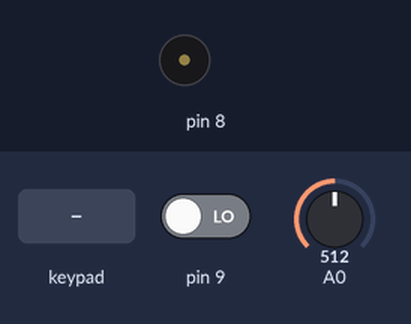
A sketch run on a simulated Arduino Uno, built with avr-gcc and run on an emulated ATmega328P. Parts: buzzer (waves = sounding). Inputs (shaded band) come from the test bench; at power-on: A0 = 512, pin 9 LOW. At 11.8 s the program stops and its outputs stay as they are.

Above: at 1.2 s.
1.3 s: key '4' pressed
At 1.8 s:
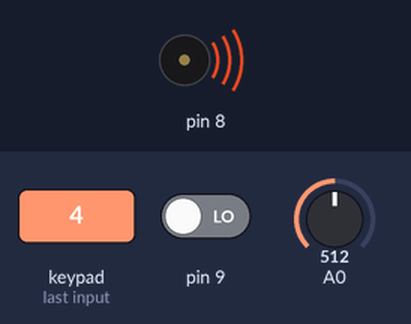
4.3 s: keypad keys 1 2 pressed 0.4 s apart
7.3 s: A0 set to 0
At 7.7 s:
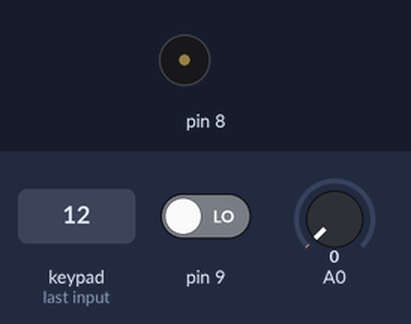
8.8 s: A0 set to 3
At 10.0 s:
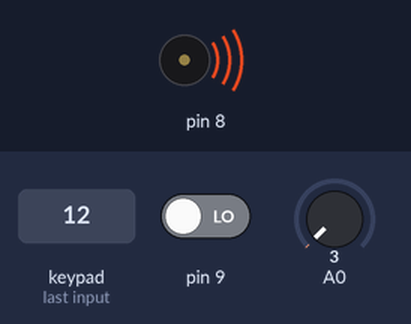
11.8 s: pin 9 driven HIGH
At 12.2 s:
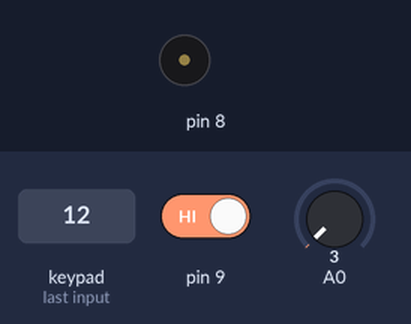
Timing chart, 0 to 13.3 s (numbered marks = the images above; inputs shaded):
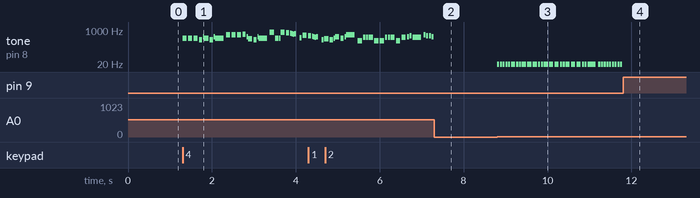

The sketch:

sketch_dec08a.ino
```cpp
#include <Keypad.h>
#include "pitches.h"
#include "OdetoJoy.h"
#include "TheImperialMarch.h"
#include "ey_iran.h"
//#include "jingle_bells.h"
#include "mario.h"
//#include "melody.h"

int flag = 0;
float scale = 0;

const byte rowsnum = 4;
const byte colsnum = 4;
byte rowpoints[rowsnum] = {7, 6, 5, 4};
byte colpoints[colsnum] = {3, 2, 1, 0};
char keys[rowsnum][colsnum] = {
  {'7', '8', '9', '/'},
  {'4', '5', '6', '*'},
  {'1', '2', '3', '-'},
  {'o', '0', '=', '+'}
};

Keypad keypad = Keypad( makeKeymap(keys), rowpoints, colpoints, rowsnum, colsnum );


void setup() {
  pinMode(9 , INPUT);
}

void loop() {
  char key = keypad.getKey();
  //Note Fixed , Working Perfectly
  if(key == '1'){
    //Divided to Sizeof(Int) , cause each not has int size.
    for (int thisNote = 0; thisNote < sizeof(IRmelody)/sizeof(int); thisNote++) {
      if(digitalRead(9) == HIGH){
        exit(0);
      }
      //Gives a Value Between 0-2 , Cause on 1 it gives the normal Pitch
      scale = analogRead(A0)/512.0;
      //Better Experience By Changing the note time
      int noteDuration = 400 / IRnoteDurations[thisNote];
      //Creates a Square Ware Signal with DT = 50% , with diffrent Frequency's
      tone(8, IRmelody[thisNote]*scale, noteDuration);
      //Multiply to 1.3 for better experience with Sound
      int pauseBetweenNotes = noteDuration * 1.30;
      delay(pauseBetweenNotes);
    }
  }
  if(key == '2'){
    for (int thisNote = 0; thisNote < sizeof(mariomelody)/sizeof(int); thisNote++) {
      if(digitalRead(9) == HIGH){
        exit(0);
      }
      scale = analogRead(A0)/512.0;
      int noteDuration = 500 / marionoteDurations[thisNote];
      tone(8, mariomelody[thisNote]*scale, noteDuration);
      int pauseBetweenNotes = noteDuration * 1.30;
      delay(pauseBetweenNotes);

    }
  }
  //Note Fixed , Working Perfectly
  if(key == '3'){
    for (int thisNote = 0; thisNote < sizeof(Odemelody)/sizeof(int); thisNote++) {
      if(digitalRead(9) == HIGH){
        exit(0);
      }
      scale = analogRead(A0)/512.0;
      int noteDuration = 500 / OdenoteDurations[thisNote];
      tone(8, Odemelody[thisNote]*scale, noteDuration);
      int pauseBetweenNotes = noteDuration * 1.30;
      delay(pauseBetweenNotes);
    }
  }
  //Note Fixed , Working Perfectly
  if(key == '4'){
    for (int thisNote = 0; thisNote < sizeof(IMPmelody)/sizeof(int); thisNote++) {
      if(digitalRead(9) == HIGH){
        exit(0);
      }
      scale = analogRead(A0)/512.0;
      int noteDuration = 600 / IMPnoteDurations[thisNote];
      tone(8, IMPmelody[thisNote]*scale, noteDuration);
      int pauseBetweenNotes = noteDuration * 1.30;
      delay(pauseBetweenNotes);
    }
  }
}
```

OdetoJoy.h
```cpp
int Odemelody[] = {
  NOTE_E4, NOTE_E4, NOTE_F4, NOTE_G4,
  NOTE_G4, NOTE_F4, NOTE_E4, NOTE_D4,
  NOTE_C4, NOTE_C4, NOTE_D4, NOTE_E4,
  NOTE_E4, NOTE_D4, NOTE_D4,
  NOTE_E4, NOTE_E4, NOTE_F4, NOTE_G4,
  NOTE_G4, NOTE_F4, NOTE_E4, NOTE_D4,
  NOTE_C4, NOTE_C4, NOTE_D4, NOTE_E4,
  NOTE_D4, NOTE_C4, NOTE_C4,
  NOTE_D4, NOTE_D4,NOTE_E4, NOTE_C4,
  NOTE_D4, NOTE_E4,NOTE_F4, NOTE_E4, NOTE_C4,
  NOTE_D4, NOTE_E4,NOTE_F4, NOTE_E4, NOTE_D4,
  NOTE_C4, NOTE_D4,NOTE_G3,
  NOTE_E5, NOTE_E5, NOTE_F5, NOTE_G5,
  NOTE_G5, NOTE_F5, NOTE_E5, NOTE_D5,
  NOTE_C5, NOTE_C5, NOTE_D5, NOTE_E5,
  NOTE_D5, NOTE_C5, NOTE_C5,
};
int OdenoteDurations[] = {
  6,6,6,6,
  6,6,6,6,
  6,6,6,6,
  4, 12,3,

  6,6,6,6,
  6,6,6,6,
  6,6,6,6,
  4, 12,3,

  6,6,6,6,
  6,12,12,6,6,
  6,12,12,6,6,
  6,6,3,

  6,6,6,6,
  6,6,6,6,
  6,6,6,6,
  4, 12,3,
};
```

TheImperialMarch.h
```cpp
int IMPmelody[] = {
  NOTE_G4, NOTE_G4, NOTE_G4, NOTE_E4, NOTE_AS4 ,
  NOTE_G4, NOTE_E4, NOTE_AS4, NOTE_G4,

  NOTE_D5, NOTE_D5, NOTE_D5, NOTE_DS5, NOTE_AS4 ,
  NOTE_FS4, NOTE_E4, NOTE_AS4, NOTE_G4,

  NOTE_G5, NOTE_G4, NOTE_G4, NOTE_G5 , NOTE_FS5, NOTE_F5,
  NOTE_E5 , NOTE_DS5, NOTE_E5, 0, NOTE_GS4 ,NOTE_CS5 , NOTE_C5, NOTE_B4,
  NOTE_AS4 , NOTE_A4, NOTE_AS4, 0, NOTE_E4 ,NOTE_FS4 , NOTE_E4, NOTE_G4,
  NOTE_AS4 ,NOTE_G4 , NOTE_AS4, NOTE_D5
};
float IMPnoteDurations[] = {
  6,6,6,8,24,
  6,8,24,3,

  6,6,6,8,24,
  6,8,24,3,

  6,8,24,6,8,24,
  24,24,12,12,12,6,8,24,
  24,24,12,12,12,6,8,24,
  6,8,24,3
};
```

ey_iran.h
```cpp
int IRmelody[] = {
NOTE_D4,  NOTE_A4,  NOTE_A4,  NOTE_A4,  NOTE_D4,
NOTE_D4,  NOTE_A4,  NOTE_A4,  NOTE_A4,  NOTE_D4,
NOTE_A4,  NOTE_AS4, NOTE_C5,  NOTE_A4,
NOTE_D5,  NOTE_C5,  NOTE_C5,  NOTE_AS4, NOTE_AS4, NOTE_A4, NOTE_A4, NOTE_G4,
NOTE_F4,  NOTE_G4,  NOTE_C5,  NOTE_A4,
NOTE_D4,  NOTE_C4,  NOTE_D4,  NOTE_E4,  NOTE_F4, NOTE_E4, NOTE_F4, NOTE_G4,
NOTE_A4,  NOTE_C5,  NOTE_AS4, NOTE_A4,  NOTE_G4, NOTE_F4, NOTE_E4, NOTE_D4,
NOTE_C4,  NOTE_G4,  NOTE_G4,  NOTE_G4,  NOTE_A4,
NOTE_AS4, NOTE_A4,  NOTE_G4,  NOTE_F4,  NOTE_G4,
NOTE_A4,  NOTE_G4,  NOTE_F4,  NOTE_E4,  NOTE_F4,
NOTE_G4,  NOTE_F4,  NOTE_E4,  NOTE_D4,
NOTE_AS4, NOTE_A4,  NOTE_A4,  NOTE_G4,  NOTE_G4, NOTE_F4, NOTE_F4, NOTE_E4,
NOTE_A4,  NOTE_G4,  NOTE_G4,  NOTE_F4,  NOTE_F4, NOTE_E4, NOTE_E4, NOTE_D4,
NOTE_F4,  NOTE_F4,  NOTE_G4,  NOTE_A4
};
int IRnoteDurations[] = {
4, 8, 8, 4, 4,
4, 8, 8, 4, 4,
4, 8, 8, 2,
8, 8, 8, 8, 8, 8, 8, 8,
4, 8, 8, 2,
8, 8, 8, 8, 8, 8, 8, 8,
8, 8, 8, 8, 8, 8, 8, 8,
4, 8, 8, 4, 4,
4, 8, 8, 4, 4,
4, 8, 8, 4, 4,
4, 8, 8, 2,
8, 8, 8, 8, 8, 8, 8, 8,
8, 8, 8, 8, 8, 8, 8, 8,
4, 8, 8, 2
};
```

pitches.h
```cpp
/*************************************************

 * Public Constants

 *************************************************/

#define REST     0
#define NOTE_B0  31
#define NOTE_C1  33
#define NOTE_CS1 35
#define NOTE_D1  37
#define NOTE_DS1 39
#define NOTE_E1  41
#define NOTE_F1  44
#define NOTE_FS1 46
#define NOTE_G1  49
#define NOTE_GS1 52
#define NOTE_A1  55
#define NOTE_AS1 58
#define NOTE_B1  62
#define NOTE_C2  65
#define NOTE_CS2 69
#define NOTE_D2  73
#define NOTE_DS2 78
#define NOTE_E2  82
#define NOTE_F2  87
#define NOTE_FS2 93
#define NOTE_G2  98
#define NOTE_GS2 104
#define NOTE_A2  110
#define NOTE_AS2 117
#define NOTE_B2  123
#define NOTE_C3  131
#define NOTE_CS3 139
#define NOTE_D3  147
#define NOTE_DS3 156
#define NOTE_E3  165
#define NOTE_F3  175
#define NOTE_FS3 185
#define NOTE_G3  196
#define NOTE_GS3 208
#define NOTE_A3  220
#define NOTE_AS3 233
#define NOTE_B3  247
#define NOTE_C4  262
#define NOTE_CS4 277
#define NOTE_D4  294
#define NOTE_DS4 311
#define NOTE_E4  330
#define NOTE_F4  349
#define NOTE_FS4 370
#define NOTE_G4  392
#define NOTE_GS4 415
#define NOTE_A4  440
#define NOTE_AS4 466
#define NOTE_B4  494
#define NOTE_C5  523
#define NOTE_CS5 554
#define NOTE_D5  587
#define NOTE_DS5 622
#define NOTE_E5  659
#define NOTE_F5  698
#define NOTE_FS5 740
#define NOTE_G5  784
#define NOTE_GS5 831
#define NOTE_A5  880
#define NOTE_AS5 932
#define NOTE_B5  988
#define NOTE_C6  1047
#define NOTE_CS6 1109
#define NOTE_D6  1175
#define NOTE_DS6 1245
#define NOTE_E6  1319
#define NOTE_F6  1397
#define NOTE_FS6 1480
#define NOTE_G6  1568
#define NOTE_GS6 1661
#define NOTE_A6  1760
#define NOTE_AS6 1865
#define NOTE_B6  1976
#define NOTE_C7  2093
#define NOTE_CS7 2217
#define NOTE_D7  2349
#define NOTE_DS7 2489
#define NOTE_E7  2637
#define NOTE_F7  2794
#define NOTE_FS7 2960
#define NOTE_G7  3136
#define NOTE_GS7 3322
#define NOTE_A7  3520
#define NOTE_AS7 3729
#define NOTE_B7  3951
#define NOTE_C8  4186
#define NOTE_CS8 4435
#define NOTE_D8  4699
#define NOTE_DS8 4978
```

Source omitted: mario.h (data table, 953 bytes)

Measured:
- the behaviour switches between 1 and 2 on A0 (found by bisection; images 2 and 3)
- after the input at 1.3 s, tone on pin 8: plays 392 Hz for 0.10 s, 392 Hz for 0.10 s, 392 Hz for 0.10 s, 330 Hz for 0.08 s, 466 Hz for 0.03 s, 392 Hz for 0.10 s … (30 notes in this stretch), starting at once
- after the input at 7.3 s, tone on pin 8: stops changing and stays silent
- after the input at 8.8 s, tone on pin 8: plays 2 Hz for 0.05 s, 2 Hz for 0.05 s, 2 Hz for 0.05 s, 1 Hz for 0.05 s, 1 Hz for 0.05 s, 1 Hz for 0.10 s … (33 notes in this stretch), starting at once
- after the input at 11.8 s, tone on pin 8: stops changing and stays silent
